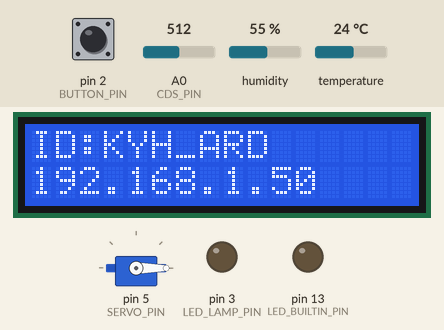
This sketch was run on a simulated Arduino Uno, built with avr-gcc and run on an emulated ATmega328P. On the bench: 16×2 character LCD, servo, output pins drawn as LEDs (lit = HIGH). Inputs (shaded band) come from the test bench; at power-on: pin 2 (BUTTON_PIN) LOW, A0 (CDS_PIN) = 512, humidity 55 %, temperature 24 °C. WiFi joins after 1.5 s; servers stay silent unless stated; what the sketch prints to the serial monitor is not drawn.

Above: at 1.9 s.
At 7.4 s:
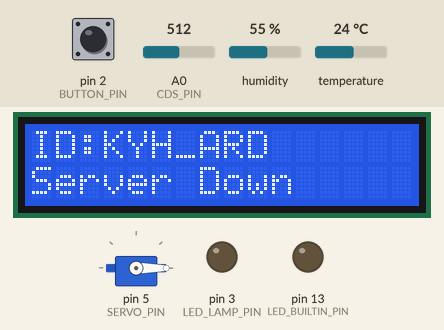
7.5 s: pin 2 (BUTTON_PIN) pulled HIGH for 0.15 s
At 8.6 s:
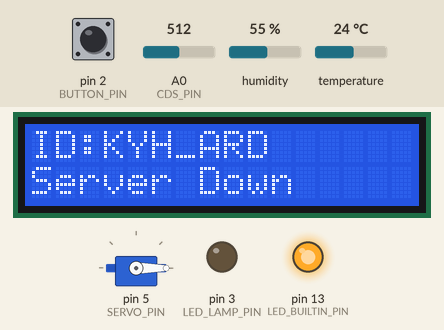
9.1 s: pin 2 (BUTTON_PIN) pulled HIGH for 1 s
At 9.8 s:
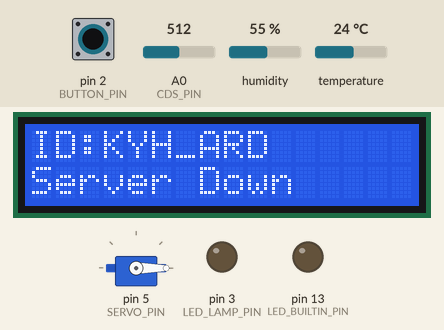
11.6 s: pin 2 (BUTTON_PIN) pulled HIGH for 3.2 s
At 12.9 s:
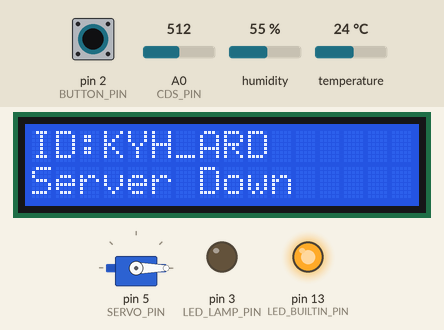
Timing chart, 0 to 14.6 s (numbered marks = the images above; inputs shaded):
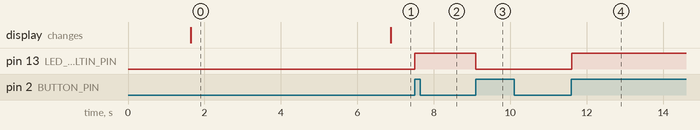

The sketch:

wifi_lcd_cds_servo_detach_dht11.ino
```cpp
/*
  WiFiEsp test: ClientTest
  http://www.kccistc.net/
  작성일 : 2022.12.19
  작성자 : IoT 임베디드 KSH
*/
#define DEBUG
#define DEBUG_WIFI

#include <WiFiEsp.h>
#include <SoftwareSerial.h>
#include <MsTimer2.h>
#include <Wire.h>
#include <LiquidCrystal_I2C.h>
#include <Servo.h>
#include <DHT.h>

#define AP_SSID "iot1"
#define AP_PASS "iot10000"
#define SERVER_NAME "10.10.141.7"
#define SERVER_PORT 5001
#define LOGID "KYH_ARD"
#define PASSWD "PASSWD"

#define CDS_PIN A0
#define BUTTON_PIN 2
#define LED_LAMP_PIN 3
#define DHTPIN 4
#define SERVO_PIN 5
#define WIFIRX 6  //6:RX-->ESP8266 TX
#define WIFITX 7  //7:TX -->ESP8266 RX
#define RELAY_PIN 8
#define LED_BUILTIN_PIN 13

#define CMD_SIZE 50
#define ARR_CNT 5
#define DHTTYPE DHT11
bool timerIsrFlag = false;
boolean lastButton = LOW;     // 버튼의 이전 상태 저장
boolean currentButton = LOW;    // 버튼의 현재 상태 저장
boolean ledOn = false;      // LED의 현재 상태 (on/off)
boolean cdsFlag = false;

char sendId[10] = "KSH_ARD";
char sendBuf[CMD_SIZE];
char lcdLine1[17] = "Smart IoT By KSH";
char lcdLine2[17] = "WiFi Connecting!";

int cds = 0;
unsigned int secCount;
unsigned int myservoTime = 0;

char getSensorId[10];
int sensorTime;
float temp = 0.0;
float humi = 0.0;

DHT dht(DHTPIN, DHTTYPE);
SoftwareSerial wifiSerial(WIFIRX, WIFITX);
WiFiEspClient client;
LiquidCrystal_I2C lcd(0x27, 16, 2);
Servo myservo;

void setup() {
  lcd.init();
  lcd.backlight();
  lcdDisplay(0, 0, lcdLine1);
  lcdDisplay(0, 1, lcdLine2);

  pinMode(CDS_PIN, INPUT);    // 조도 핀을 입력으로 설정 (생략 가능)
  pinMode(BUTTON_PIN, INPUT);    // 버튼 핀을 입력으로 설정 (생략 가능)
  pinMode(LED_LAMP_PIN, OUTPUT);    // LED 핀을 출력으로 설정
  pinMode(LED_BUILTIN_PIN, OUTPUT); //D13

#ifdef DEBUG
  Serial.begin(115200); //DEBUG
#endif
  wifi_Setup();

  MsTimer2::set(1000, timerIsr); // 1000ms period
  MsTimer2::start();

  myservo.attach(SERVO_PIN);
  myservo.write(0);
  myservoTime = secCount;
  dht.begin();
}

void loop() {
  if (client.available()) {
    socketEvent();
  }

  if (timerIsrFlag) //1초에 한번씩 실행
  {
    timerIsrFlag = false;
    if (!(secCount % 5)) //5초에 한번씩 실행
    {

      cds = map(analogRead(CDS_PIN), 0, 1023, 0, 100);
      if ((cds >= 50) && cdsFlag)
      {
        cdsFlag = false;
        sprintf(sendBuf, "[%s]CDS@%d\n", sendId, cds);
        client.write(sendBuf, strlen(sendBuf));
        client.flush();
        //        digitalWrite(LED_BUILTIN_PIN, HIGH);     // LED 상태 변경
      } else if ((cds < 50) && !cdsFlag)
      {
        cdsFlag = true;
        sprintf(sendBuf, "[%s]CDS@%d\n", sendId, cds);
        client.write(sendBuf, strlen(sendBuf));
        client.flush();
        //        digitalWrite(LED_BUILTIN_PIN, LOW);     // LED 상태 변경
      }
      humi = dht.readHumidity();
      temp = dht.readTemperature();
#ifdef DEBUG
      Serial.print("Cds: ");
      Serial.print(cds);
      Serial.print(" Humidity: ");
      Serial.print(humi);
      Serial.print(" Temperature: ");
      Serial.println(temp);
#endif
      if (!client.connected()) {
        lcdDisplay(0, 1, "Server Down");
        server_Connect();
      }
    }
    if (myservo.attached() && myservoTime + 2 == secCount)
    {
      myservo.detach();
    }
    if (sensorTime != 0 && !(secCount % sensorTime ))
    {
      sprintf(sendBuf, "[%s]SENSOR@%d@%d@%d\r\n", getSensorId, cds, (int)temp, (int)humi);
      /*      char tempStr[5];
            char humiStr[5];
            dtostrf(humi, 4, 1, humiStr);  //50.0 4:전체자리수,1:소수이하 자리수
            dtostrf(temp, 4, 1, tempStr);  //25.1
            sprintf(sendBuf,"[%s]SENSOR@%d@%s@%s\r\n",getSensorId,cdsValue,tempStr,humiStr);
      */    client.write(sendBuf, strlen(sendBuf));
      client.flush();
    }
  }

  currentButton = debounce(lastButton);   // 디바운싱된 버튼 상태 읽기
  if (lastButton == LOW && currentButton == HIGH)  // 버튼을 누르면...
  {
    ledOn = !ledOn;       // LED 상태 값 반전
    digitalWrite(LED_BUILTIN_PIN, ledOn);     // LED 상태 변경
    //    sprintf(sendBuf,"[%s]BUTTON@%s\n",sendId,ledOn?"ON":"OFF");
    sprintf(sendBuf, "[KSH_AND]GAS%s\n", ledOn ? "ON" : "OFF");
    client.write(sendBuf, strlen(sendBuf));
    client.flush();
  }
  lastButton = currentButton;     // 이전 버튼 상태를 현재 버튼 상태로 설정

}
void socketEvent()
{
  int i = 0;
  char * pToken;
  char * pArray[ARR_CNT] = {0};
  char recvBuf[CMD_SIZE] = {0};
  int len;

  sendBuf[0] = '\0';
  len = client.readBytesUntil('\n', recvBuf, CMD_SIZE);
  client.flush();
#ifdef DEBUG
  Serial.print("recv : ");
  Serial.print(recvBuf);
#endif
  pToken = strtok(recvBuf, "[@]");
  while (pToken != NULL)
  {
    pArray[i] =  pToken;
    if (++i >= ARR_CNT)
      break;
    pToken = strtok(NULL, "[@]");
  }
  //[KSH_ARD]LED@ON : pArray[0] = "KSH_ARD", pArray[1] = "LED", pArray[2] = "ON"
  if ((strlen(pArray[1]) + strlen(pArray[2])) < 16)
  {
    sprintf(lcdLine2, "%s %s", pArray[1], pArray[2]);
    lcdDisplay(0, 1, lcdLine2);
  }
  if (!strncmp(pArray[1], " New", 4)) // New Connected
  {
#ifdef DEBUG
    Serial.write('\n');
#endif
    strcpy(lcdLine2, "Server Connected");
    lcdDisplay(0, 1, lcdLine2);
    return ;
  }
  else if (!strncmp(pArray[1], " Alr", 4)) //Already logged
  {
#ifdef DEBUG
    Serial.write('\n');
#endif
    client.stop();
    server_Connect();
    return ;
  }
  else if (!strncmp(pArray[1], "LEDO",4))
  {
      if (!strcmp(pArray[1], "LEDON"))
        digitalWrite(LED_BUILTIN_PIN, HIGH);
      else
        digitalWrite(LED_BUILTIN_PIN, LOW);
    sprintf(sendBuf, "[%s]%s\n", pArray[0], pArray[1]);
  } else if (!strncmp(pArray[1], "LAMP",4))  {
      if (!strcmp(pArray[1], "LAMPON"))
        digitalWrite(LED_BUILTIN_PIN, HIGH);
      else
        digitalWrite(LED_BUILTIN_PIN, LOW);
    sprintf(sendBuf, "[%s]%s\n", pArray[0], pArray[1]);
  }else if (!strncmp(pArray[1], "PLUG",4))  {
      if (!strcmp(pArray[1], "PLUGON"))
        digitalWrite(RELAY_PIN, HIGH);
      else
        digitalWrite(RELAY_PIN, LOW);
    sprintf(sendBuf, "[%s]%s\n", pArray[0], pArray[1]);
  }
   else if (!strcmp(pArray[1], "GETSTATE")) {
    strcpy(sendId, pArray[0]);
    if (!strcmp(pArray[2], "LED")) {
      sprintf(sendBuf, "[%s]LED@%s\n", pArray[0], digitalRead(LED_BUILTIN_PIN) ? "ON" : "OFF");
    }
  }
  else if (!strncmp(pArray[1], "BLINDS",6))     //SERVO Motor
  {
    myservo.attach(SERVO_PIN);
    myservoTime = secCount;
    if (!strcmp(pArray[1], "BLINDSON"))
      myservo.write(180);
    else
      myservo.write(0);
    sprintf(sendBuf, "[%s]%s\n", pArray[0], pArray[1]);

  }
  else if (!strncmp(pArray[1], "GETSENSOR", 9)) {
    if (pArray[2] != NULL) {
      sensorTime = atoi(pArray[2]);
      strcpy(getSensorId, pArray[0]);
      return;
    } else {
      sensorTime = 0;
      sprintf(sendBuf, "[%s]%s@%d@%d@%d\n", pArray[0], "SENSOR", cds, (int)temp, (int)humi);
    }
  }
  else
    return;

  client.write(sendBuf, strlen(sendBuf));
  client.flush();

#ifdef DEBUG
  Serial.print(", send : ");
  Serial.print(sendBuf);
#endif
}
void timerIsr()
{
  timerIsrFlag = true;
  secCount++;
}
void wifi_Setup() {
  wifiSerial.begin(19200);
  wifi_Init();
  server_Connect();
}
void wifi_Init()
{
  do {
    WiFi.init(&wifiSerial);
    if (WiFi.status() == WL_NO_SHIELD) {
#ifdef DEBUG_WIFI
      Serial.println("WiFi shield not present");
#endif
    }
    else
      break;
  } while (1);

#ifdef DEBUG_WIFI
  Serial.print("Attempting to connect to WPA SSID: ");
  Serial.println(AP_SSID);
#endif
  while (WiFi.begin(AP_SSID, AP_PASS) != WL_CONNECTED) {
#ifdef DEBUG_WIFI
    Serial.print("Attempting to connect to WPA SSID: ");
    Serial.println(AP_SSID);
#endif
  }
  sprintf(lcdLine1, "ID:%s", LOGID);
  lcdDisplay(0, 0, lcdLine1);
  sprintf(lcdLine2, "%d.%d.%d.%d", WiFi.localIP()[0], WiFi.localIP()[1], WiFi.localIP()[2], WiFi.localIP()[3]);
  lcdDisplay(0, 1, lcdLine2);

#ifdef DEBUG_WIFI
  Serial.println("You're connected to the network");
  printWifiStatus();
#endif
}
int server_Connect()
{
#ifdef DEBUG_WIFI
  Serial.println("Starting connection to server...");
#endif

  if (client.connect(SERVER_NAME, SERVER_PORT)) {
#ifdef DEBUG_WIFI
    Serial.println("Connect to server");
#endif
    client.print("["LOGID":"PASSWD"]");
  }
  else
  {
#ifdef DEBUG_WIFI
    Serial.println("server connection failure");
#endif
  }
}
void printWifiStatus()
{
  // print the SSID of the network you're attached to

  Serial.print("SSID: ");
  Serial.println(WiFi.SSID());

  // print your WiFi shield's IP address
  IPAddress ip = WiFi.localIP();
  Serial.print("IP Address: ");
  Serial.println(ip);

  // print the received signal strength
  long rssi = WiFi.RSSI();
  Serial.print("Signal strength (RSSI):");
  Serial.print(rssi);
  Serial.println(" dBm");
}
void lcdDisplay(int x, int y, char * str)
{
  int len = 16 - strlen(str);
  lcd.setCursor(x, y);
  lcd.print(str);
  for (int i = len; i > 0; i--)
    lcd.write(' ');
}
boolean debounce(boolean last)
{
  boolean current = digitalRead(BUTTON_PIN);  // 버튼 상태 읽기
  if (last != current)      // 이전 상태와 현재 상태가 다르면...
  {
    delay(5);         // 5ms 대기
    current = digitalRead(BUTTON_PIN);  // 버튼 상태 다시 읽기
  }
  return current;       // 버튼의 현재 상태 반환
}
```

Measured:
- after the input at 7.5 s, pin 13 (LED_BUILTIN_PIN): LOW → HIGH at once
- after the input at 9.1 s, pin 13 (LED_BUILTIN_PIN): HIGH → LOW at once
- after the input at 11.6 s, pin 13 (LED_BUILTIN_PIN): LOW → HIGH at once
- what the display in image 0 shows lasts 5.3 s, from 1.6 s to 6.9 s
